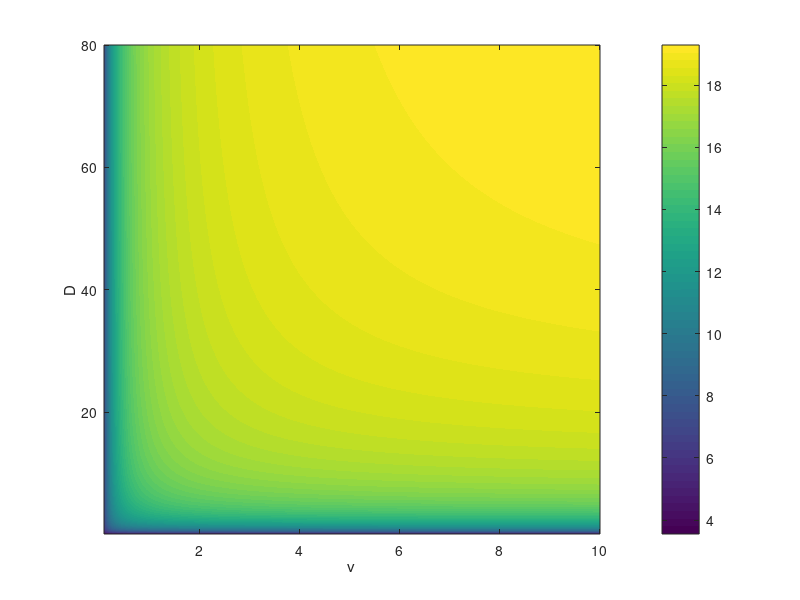

Here is the MATLAB script that generated this plot:
clear();


a = 2e-4;
T = 30;
d = 0.3/60;
k = 1/60;
N = 150;

vMin = 0.1;
vMax = 10;
vStep = 0.01;
vRange = vMin:vStep:vMax;

DMin = 0.1;
DMax = 80;
DStep =  0.01;
DRange = DMin:DStep:DMax;

[v,D] = meshgrid(vRange,DRange);

qA = (d.* v .* k);
qB = (2 .* D.*d.*k + 2.*D.*k.*N.*v.*a);
qC = ((2.*d.*D.*v) - (2.*D.*k.*N.*v.*a.*T));

steadyState = (-qB + sqrt(qB.^2 - 4.*qA.*qC))./(2.*qA);
imagesc(vRange,DRange,steadyState)
colorbar
xlabel("v")
ylabel("D")
set(gca,'YDir','normal')

min(min(steadyState))
max(max(steadyState))